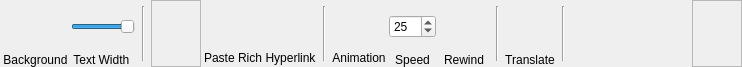
<?xml version="1.0" encoding="UTF-8"?>
<ui version="4.0">
 <class>RibbonTabText</class>
 <widget class="QFrame" name="RibbonTabText">
  <property name="geometry">
   <rect>
    <x>0</x>
    <y>0</y>
    <width>742</width>
    <height>67</height>
   </rect>
  </property>
  <property name="minimumSize">
   <size>
    <width>0</width>
    <height>67</height>
   </size>
  </property>
  <property name="maximumSize">
   <size>
    <width>16777215</width>
    <height>67</height>
   </size>
  </property>
  <property name="windowTitle">
   <string>Entry</string>
  </property>
  <property name="styleSheet">
   <string notr="true">background-image: url(:/img/data/parchment.jpg);</string>
  </property>
  <layout class="QHBoxLayout" name="horizontalLayout">
   <property name="spacing">
    <number>3</number>
   </property>
   <property name="leftMargin">
    <number>3</number>
   </property>
   <property name="topMargin">
    <number>0</number>
   </property>
   <property name="rightMargin">
    <number>0</number>
   </property>
   <property name="bottomMargin">
    <number>0</number>
   </property>
   <item>
    <layout class="QVBoxLayout" name="verticalLayout_15">
     <property name="spacing">
      <number>0</number>
     </property>
     <item>
      <widget class="QPushButton" name="btnBackground">
       <property name="minimumSize">
        <size>
         <width>50</width>
         <height>50</height>
        </size>
       </property>
       <property name="maximumSize">
        <size>
         <width>50</width>
         <height>50</height>
        </size>
       </property>
       <property name="toolTip">
        <string>Set the background image</string>
       </property>
       <property name="text">
        <string/>
       </property>
       <property name="icon">
        <iconset resource="resources.qrc">
         <normaloff>:/img/data/icon_background.png</normaloff>:/img/data/icon_background.png</iconset>
       </property>
       <property name="iconSize">
        <size>
         <width>40</width>
         <height>40</height>
        </size>
       </property>
       <property name="checkable">
        <bool>true</bool>
       </property>
       <property name="flat">
        <bool>true</bool>
       </property>
      </widget>
     </item>
     <item>
      <widget class="QLabel" name="lblBackground">
       <property name="text">
        <string>Background</string>
       </property>
       <property name="alignment">
        <set>Qt::AlignBottom|Qt::AlignHCenter</set>
       </property>
      </widget>
     </item>
    </layout>
   </item>
   <item>
    <layout class="QVBoxLayout" name="verticalLayout_2">
     <property name="spacing">
      <number>0</number>
     </property>
     <item>
      <spacer name="verticalSpacer_2">
       <property name="orientation">
        <enum>Qt::Vertical</enum>
       </property>
       <property name="sizeHint" stdset="0">
        <size>
         <width>20</width>
         <height>40</height>
        </size>
       </property>
      </spacer>
     </item>
     <item>
      <widget class="QSlider" name="sliderWidth">
       <property name="sizePolicy">
        <sizepolicy hsizetype="Preferred" vsizetype="Fixed">
         <horstretch>0</horstretch>
         <verstretch>0</verstretch>
        </sizepolicy>
       </property>
       <property name="toolTip">
        <string>Set the width of the text relative to the image</string>
       </property>
       <property name="minimum">
        <number>10</number>
       </property>
       <property name="maximum">
        <number>100</number>
       </property>
       <property name="value">
        <number>100</number>
       </property>
       <property name="orientation">
        <enum>Qt::Horizontal</enum>
       </property>
      </widget>
     </item>
     <item>
      <spacer name="verticalSpacer">
       <property name="orientation">
        <enum>Qt::Vertical</enum>
       </property>
       <property name="sizeHint" stdset="0">
        <size>
         <width>20</width>
         <height>40</height>
        </size>
       </property>
      </spacer>
     </item>
     <item>
      <widget class="QLabel" name="lblSliderWidth">
       <property name="text">
        <string>Text Width </string>
       </property>
       <property name="alignment">
        <set>Qt::AlignCenter</set>
       </property>
      </widget>
     </item>
    </layout>
   </item>
   <item>
    <widget class="Line" name="line_1">
     <property name="minimumSize">
      <size>
       <width>10</width>
       <height>0</height>
      </size>
     </property>
     <property name="maximumSize">
      <size>
       <width>10</width>
       <height>55</height>
      </size>
     </property>
     <property name="orientation">
      <enum>Qt::Vertical</enum>
     </property>
    </widget>
   </item>
   <item>
    <widget class="RibbonFrameText" name="frameText">
     <property name="minimumSize">
      <size>
       <width>50</width>
       <height>0</height>
      </size>
     </property>
     <property name="frameShape">
      <enum>QFrame::StyledPanel</enum>
     </property>
     <property name="frameShadow">
      <enum>QFrame::Raised</enum>
     </property>
    </widget>
   </item>
   <item>
    <layout class="QVBoxLayout" name="verticalLayout_5">
     <property name="spacing">
      <number>0</number>
     </property>
     <item>
      <widget class="QPushButton" name="btnPasteRich">
       <property name="minimumSize">
        <size>
         <width>50</width>
         <height>50</height>
        </size>
       </property>
       <property name="maximumSize">
        <size>
         <width>50</width>
         <height>50</height>
        </size>
       </property>
       <property name="toolTip">
        <string>Paste rich text including formatting or only as plain text</string>
       </property>
       <property name="text">
        <string/>
       </property>
       <property name="icon">
        <iconset resource="resources.qrc">
         <normaloff>:/img/data/icon_publishtext.png</normaloff>:/img/data/icon_publishtext.png</iconset>
       </property>
       <property name="iconSize">
        <size>
         <width>40</width>
         <height>40</height>
        </size>
       </property>
       <property name="checkable">
        <bool>true</bool>
       </property>
       <property name="flat">
        <bool>true</bool>
       </property>
      </widget>
     </item>
     <item>
      <widget class="QLabel" name="lblPasteRich">
       <property name="minimumSize">
        <size>
         <width>0</width>
         <height>15</height>
        </size>
       </property>
       <property name="maximumSize">
        <size>
         <width>16777215</width>
         <height>15</height>
        </size>
       </property>
       <property name="text">
        <string>Paste Rich</string>
       </property>
       <property name="alignment">
        <set>Qt::AlignBottom|Qt::AlignHCenter</set>
       </property>
      </widget>
     </item>
    </layout>
   </item>
   <item>
    <layout class="QVBoxLayout" name="verticalLayout">
     <property name="spacing">
      <number>0</number>
     </property>
     <item>
      <widget class="QPushButton" name="btnHyperlink">
       <property name="minimumSize">
        <size>
         <width>50</width>
         <height>50</height>
        </size>
       </property>
       <property name="maximumSize">
        <size>
         <width>50</width>
         <height>50</height>
        </size>
       </property>
       <property name="toolTip">
        <string>Add a hyperlink</string>
       </property>
       <property name="text">
        <string/>
       </property>
       <property name="icon">
        <iconset resource="resources.qrc">
         <normaloff>:/img/data/icon_link.png</normaloff>:/img/data/icon_link.png</iconset>
       </property>
       <property name="iconSize">
        <size>
         <width>40</width>
         <height>40</height>
        </size>
       </property>
       <property name="flat">
        <bool>true</bool>
       </property>
      </widget>
     </item>
     <item>
      <widget class="QLabel" name="lblHyperlink">
       <property name="minimumSize">
        <size>
         <width>0</width>
         <height>15</height>
        </size>
       </property>
       <property name="maximumSize">
        <size>
         <width>16777215</width>
         <height>15</height>
        </size>
       </property>
       <property name="text">
        <string>Hyperlink</string>
       </property>
       <property name="alignment">
        <set>Qt::AlignBottom|Qt::AlignHCenter</set>
       </property>
      </widget>
     </item>
    </layout>
   </item>
   <item>
    <widget class="Line" name="line_2">
     <property name="minimumSize">
      <size>
       <width>10</width>
       <height>0</height>
      </size>
     </property>
     <property name="maximumSize">
      <size>
       <width>10</width>
       <height>55</height>
      </size>
     </property>
     <property name="orientation">
      <enum>Qt::Vertical</enum>
     </property>
    </widget>
   </item>
   <item>
    <layout class="QVBoxLayout" name="verticalLayout_4">
     <property name="spacing">
      <number>0</number>
     </property>
     <item>
      <widget class="QPushButton" name="btnAnimation">
       <property name="minimumSize">
        <size>
         <width>50</width>
         <height>50</height>
        </size>
       </property>
       <property name="maximumSize">
        <size>
         <width>50</width>
         <height>50</height>
        </size>
       </property>
       <property name="toolTip">
        <string>Add a hyperlink</string>
       </property>
       <property name="text">
        <string/>
       </property>
       <property name="icon">
        <iconset resource="resources.qrc">
         <normaloff>:/img/data/icon_contentscrollingtext.png</normaloff>:/img/data/icon_contentscrollingtext.png</iconset>
       </property>
       <property name="iconSize">
        <size>
         <width>40</width>
         <height>40</height>
        </size>
       </property>
       <property name="checkable">
        <bool>true</bool>
       </property>
       <property name="flat">
        <bool>true</bool>
       </property>
      </widget>
     </item>
     <item>
      <widget class="QLabel" name="lblAnimation">
       <property name="minimumSize">
        <size>
         <width>0</width>
         <height>15</height>
        </size>
       </property>
       <property name="maximumSize">
        <size>
         <width>16777215</width>
         <height>15</height>
        </size>
       </property>
       <property name="text">
        <string>Animation</string>
       </property>
       <property name="alignment">
        <set>Qt::AlignBottom|Qt::AlignHCenter</set>
       </property>
      </widget>
     </item>
    </layout>
   </item>
   <item>
    <layout class="QVBoxLayout" name="verticalLayout_3">
     <property name="spacing">
      <number>0</number>
     </property>
     <item>
      <spacer name="verticalSpacer_4">
       <property name="orientation">
        <enum>Qt::Vertical</enum>
       </property>
       <property name="sizeHint" stdset="0">
        <size>
         <width>20</width>
         <height>40</height>
        </size>
       </property>
      </spacer>
     </item>
     <item>
      <widget class="QSpinBox" name="spinSpeed">
       <property name="toolTip">
        <string>Set the speed of the animation</string>
       </property>
       <property name="minimum">
        <number>1</number>
       </property>
       <property name="maximum">
        <number>999</number>
       </property>
       <property name="value">
        <number>25</number>
       </property>
      </widget>
     </item>
     <item>
      <spacer name="verticalSpacer_3">
       <property name="orientation">
        <enum>Qt::Vertical</enum>
       </property>
       <property name="sizeHint" stdset="0">
        <size>
         <width>20</width>
         <height>40</height>
        </size>
       </property>
      </spacer>
     </item>
     <item>
      <widget class="QLabel" name="lblSpeed">
       <property name="text">
        <string>Speed</string>
       </property>
       <property name="alignment">
        <set>Qt::AlignCenter</set>
       </property>
      </widget>
     </item>
    </layout>
   </item>
   <item>
    <layout class="QVBoxLayout" name="verticalLayout_17">
     <property name="spacing">
      <number>0</number>
     </property>
     <item>
      <widget class="QPushButton" name="btnRewind">
       <property name="minimumSize">
        <size>
         <width>50</width>
         <height>50</height>
        </size>
       </property>
       <property name="maximumSize">
        <size>
         <width>50</width>
         <height>50</height>
        </size>
       </property>
       <property name="toolTip">
        <string>Set the background image</string>
       </property>
       <property name="text">
        <string/>
       </property>
       <property name="icon">
        <iconset resource="resources.qrc">
         <normaloff>:/img/data/icon_rewind.png</normaloff>:/img/data/icon_rewind.png</iconset>
       </property>
       <property name="iconSize">
        <size>
         <width>40</width>
         <height>40</height>
        </size>
       </property>
       <property name="checkable">
        <bool>false</bool>
       </property>
       <property name="flat">
        <bool>true</bool>
       </property>
      </widget>
     </item>
     <item>
      <widget class="QLabel" name="lblRewind">
       <property name="text">
        <string>Rewind</string>
       </property>
       <property name="alignment">
        <set>Qt::AlignBottom|Qt::AlignHCenter</set>
       </property>
      </widget>
     </item>
    </layout>
   </item>
   <item>
    <widget class="Line" name="line_3">
     <property name="minimumSize">
      <size>
       <width>10</width>
       <height>0</height>
      </size>
     </property>
     <property name="maximumSize">
      <size>
       <width>10</width>
       <height>55</height>
      </size>
     </property>
     <property name="orientation">
      <enum>Qt::Vertical</enum>
     </property>
    </widget>
   </item>
   <item>
    <layout class="QVBoxLayout" name="verticalLayout_6">
     <property name="spacing">
      <number>0</number>
     </property>
     <item>
      <widget class="QPushButton" name="btnTranslateText">
       <property name="minimumSize">
        <size>
         <width>50</width>
         <height>50</height>
        </size>
       </property>
       <property name="maximumSize">
        <size>
         <width>50</width>
         <height>50</height>
        </size>
       </property>
       <property name="toolTip">
        <string>Open the random text translation dialog</string>
       </property>
       <property name="text">
        <string/>
       </property>
       <property name="icon">
        <iconset resource="resources.qrc">
         <normaloff>:/img/data/icon_translatetext.png</normaloff>:/img/data/icon_translatetext.png</iconset>
       </property>
       <property name="iconSize">
        <size>
         <width>40</width>
         <height>40</height>
        </size>
       </property>
       <property name="checkable">
        <bool>true</bool>
       </property>
       <property name="flat">
        <bool>true</bool>
       </property>
      </widget>
     </item>
     <item>
      <widget class="QLabel" name="lblTranslateText">
       <property name="text">
        <string>Translate</string>
       </property>
       <property name="alignment">
        <set>Qt::AlignBottom|Qt::AlignHCenter</set>
       </property>
      </widget>
     </item>
    </layout>
   </item>
   <item>
    <widget class="Line" name="line_4">
     <property name="minimumSize">
      <size>
       <width>10</width>
       <height>0</height>
      </size>
     </property>
     <property name="maximumSize">
      <size>
       <width>10</width>
       <height>55</height>
      </size>
     </property>
     <property name="orientation">
      <enum>Qt::Vertical</enum>
     </property>
    </widget>
   </item>
   <item>
    <spacer name="horizontalSpacer">
     <property name="orientation">
      <enum>Qt::Horizontal</enum>
     </property>
     <property name="sizeHint" stdset="0">
      <size>
       <width>140</width>
       <height>20</height>
      </size>
     </property>
    </spacer>
   </item>
   <item>
    <widget class="PublishButtonRibbon" name="framePublish">
     <property name="minimumSize">
      <size>
       <width>50</width>
       <height>0</height>
      </size>
     </property>
     <property name="frameShape">
      <enum>QFrame::StyledPanel</enum>
     </property>
     <property name="frameShadow">
      <enum>QFrame::Raised</enum>
     </property>
    </widget>
   </item>
  </layout>
 </widget>
 <customwidgets>
  <customwidget>
   <class>PublishButtonRibbon</class>
   <extends>QFrame</extends>
   <header>publishbuttonribbon.h</header>
   <container>1</container>
  </customwidget>
  <customwidget>
   <class>RibbonFrameText</class>
   <extends>QFrame</extends>
   <header>ribbonframetext.h</header>
   <container>1</container>
  </customwidget>
 </customwidgets>
 <resources>
  <include location="resources.qrc"/>
 </resources>
 <connections/>
</ui>
